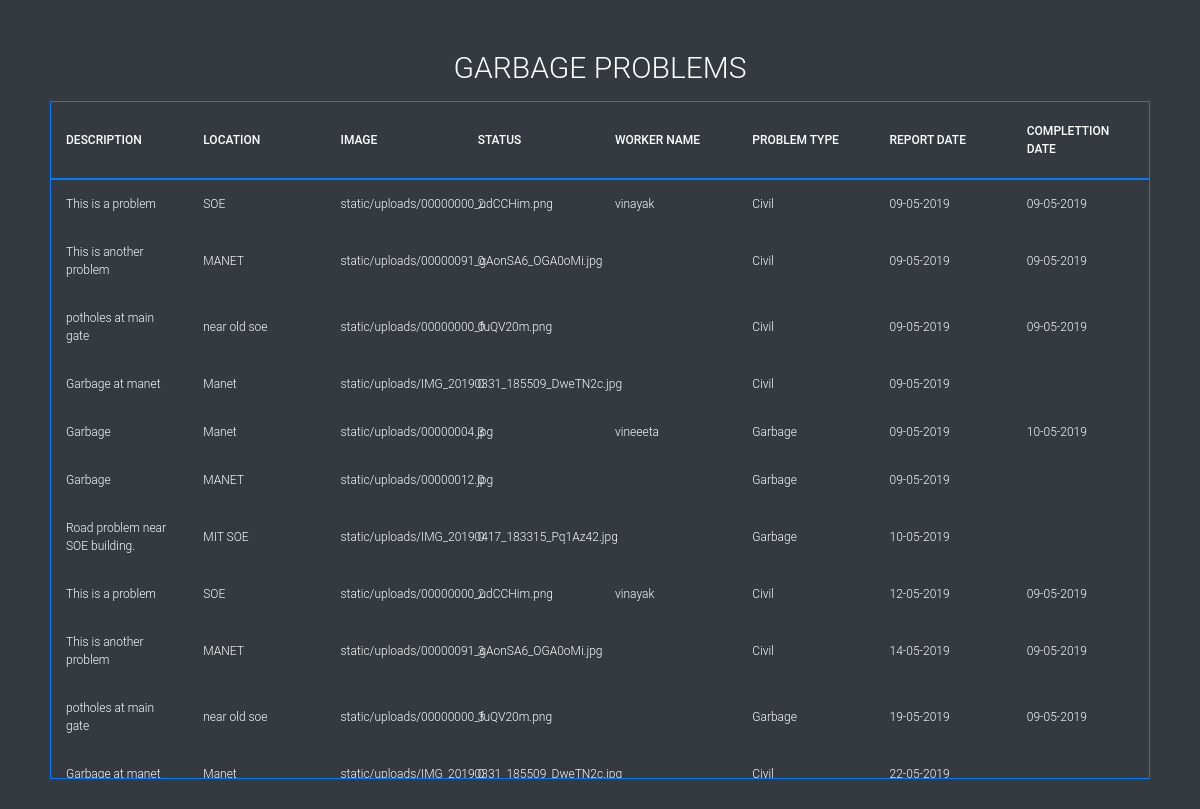
The page /all_problem_table/ on the database its author committed.
### mini/models.py (models this page shows)
class ALL_PROBLEMS1(models.Model):
    problem_id = models.AutoField(primary_key=True)
    description = models.CharField(max_length=1000)
    location = models.CharField(max_length = 1000)
    image=models.ImageField(upload_to='static/uploads/')
    status=models.CharField(max_length=100)
    worker_name = models.CharField(max_length=100)
    problem_type = models.CharField(max_length=20)
    report_date = models.CharField(max_length=100)
    completion_date = models.CharField(max_length=100)

### mini/views.py (the view)
# urls.py: path('all_problem_table/',views.all_problem_table,name="all_problem_table"),
def all_problem_table(request):
    context={}
    temp=ALL_PROBLEMS1.objects.all()
    context["all_problem_data"]=temp
    return render(request,"all_problem_table.html",context)

### templates/all_problem_table.html (shortened to what this page needs)
{% load static from staticfiles %}
<!DOCTYPE html>
<html >
<head>
  <link rel="stylesheet" href="https://cdnjs.cloudflare.com/ajax/libs/meyer-reset/2.0/reset.min.css">
<link rel="stylesheet" href="https://stackpath.bootstrapcdn.com/bootstrap/4.3.1/css/bootstrap.min.css">
      <link rel="stylesheet" href="{% static 'css/style.css' %}">
</head>
<body class="bg-dark">
  <section>
  <h1>Garbage Problems</h1>
  <div class="tbl-header border border-primary">
    <table cellpadding="0" cellspacing="0" border="0" >
      <thead>
        <tr>
          <th>Description</th>
          <th>Location</th>
          <th>Image</th>
          <th>Status</th>
          <th>Worker Name</th>
          <th>Problem Type</th>
          <th>Report Date</th>
          <th>Complettion Date</th>
        </tr>
      </thead>
    </table>
  </div>
  <div class="tbl-content border border-primary">
    <table cellpadding="0" cellspacing="0" border="0">
      <tbody>
          {% for i in all_problem_data %}
        <tr>
          <td>{{i.description}}</td>
          <td>{{i.location}}</td>
          <td>{{i.image}}</td>
          <td>{{i.status}}</td>
          <td>{{i.worker_name}}</td>
          <td>{{i.problem_type}}</td>
          <td>{{i.report_date}}</td>
          <td>{{i.completion_date}}</td>
        </tr>
        {% endfor %}
      </tbody>
    </table>
  </div>
</section>
</body>
</html>

### static/css/style.css (style rules this page uses)
h1 { font-size: 30px; color: #fff; text-transform: uppercase; font-weight: 300; text-align: center; margin-bottom: 15px; }
table { width:100%; table-layout: fixed; }
.tbl-content { height:600px; overflow-x:auto; margin-top: 0px; }
th { padding: 20px 15px; text-align: left; font-weight: 500; font-size: 12px; color: #fff; text-transform: uppercase; }
td { padding: 15px; text-align: left; vertical-align:middle; font-weight: 300; font-size: 12px; color: #fff; }
body { background: black; font-family: 'Roboto', sans-serif; }
section { margin: 50px; }

### rows shown on the page
ALL_PROBLEMS1: description "This is a problem", location "SOE", image "static/uploads/00000000_udCCHim.png", status "2", worker_name "vinayak", problem_type "Civil", report_date "09-05-2019", completion_date "09-05-2019"
ALL_PROBLEMS1: description "This is another problem", location "MANET", image "static/uploads/00000091_gAonSA6_OGA0oMi.jpg", status "0", problem_type "Civil", report_date "09-05-2019", completion_date "09-05-2019"
ALL_PROBLEMS1: description "potholes at main gate", location "near old soe", image "static/uploads/00000000_fuQV20m.png", status "0", problem_type "Civil", report_date "09-05-2019", completion_date "09-05-2019"
ALL_PROBLEMS1: description "Garbage at manet", location "Manet", image "static/uploads/IMG_20190331_185509_DweTN2c.jpg", status "0", problem_type "Civil", report_date "09-05-2019"
ALL_PROBLEMS1: description "Garbage", location "Manet", image "static/uploads/00000004.jpg", status "3", worker_name "vineeeta", problem_type "Garbage", report_date "09-05-2019", completion_date "10-05-2019"
ALL_PROBLEMS1: description "Garbage", location "MANET", image "static/uploads/00000012.jpg", status "0", problem_type "Garbage", report_date "09-05-2019"
ALL_PROBLEMS1: description "Road problem near SOE building.", location "MIT SOE", image "static/uploads/IMG_20190417_183315_Pq1Az42.jpg", status "0", problem_type "Garbage", report_date "10-05-2019"
ALL_PROBLEMS1: description "This is a problem", location "SOE", image "static/uploads/00000000_udCCHim.png", status "2", worker_name "vinayak", problem_type "Civil", report_date "12-05-2019", completion_date "09-05-2019"
ALL_PROBLEMS1: description "This is another problem", location "MANET", image "static/uploads/00000091_gAonSA6_OGA0oMi.jpg", status "3", problem_type "Civil", report_date "14-05-2019", completion_date "09-05-2019"
ALL_PROBLEMS1: description "potholes at main gate", location "near old soe", image "static/uploads/00000000_fuQV20m.png", status "3", problem_type "Garbage", report_date "19-05-2019", completion_date "09-05-2019"
ALL_PROBLEMS1: description "Garbage at manet", location "Manet", image "static/uploads/IMG_20190331_185509_DweTN2c.jpg", status "0", problem_type "Civil", report_date "22-05-2019"
